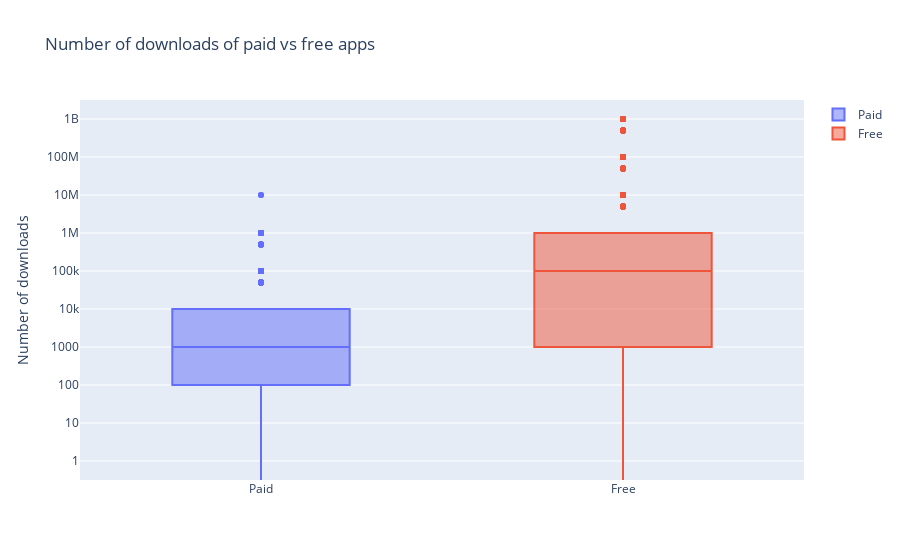

The notebook cell saved with this chart:
### Code cell
trace1 = go.Box(
    name="Paid",
    y=data["Installs"][data["Type"] == "Paid"]
)
trace2 = go.Box(
    name="Free",
    y=data["Installs"][data["Type"] == "Free"]
)
layout= go.Layout(
    title="Number of downloads of paid vs free apps",
    yaxis=dict(
        title="Number of downloads",
        type="log",
        autorange=True
    ),
    )
data_list = [trace1,trace2]
fig = go.Figure(data=data_list,layout=layout)
fig.show()

### Figure 1 — Plotly figure (JSON) as saved in the notebook; plotly's stock layout.template omitted (floating-point values rounded to 4 significant figures; data arrays with more than 128 entries replaced by an {"elided": "..."} marker saying what was removed)
{"data": [{"name": "Paid", "type": "box", "y": {"elided": "756 int values"}}, {"name": "Free", "type": "box", "y": {"elided": "8902 int values"}}], "layout": {"title": {"text": "Number of downloads of paid vs free apps"}, "yaxis": {"autorange": true, "title": {"text": "Number of downloads"}, "type": "log"}}}
